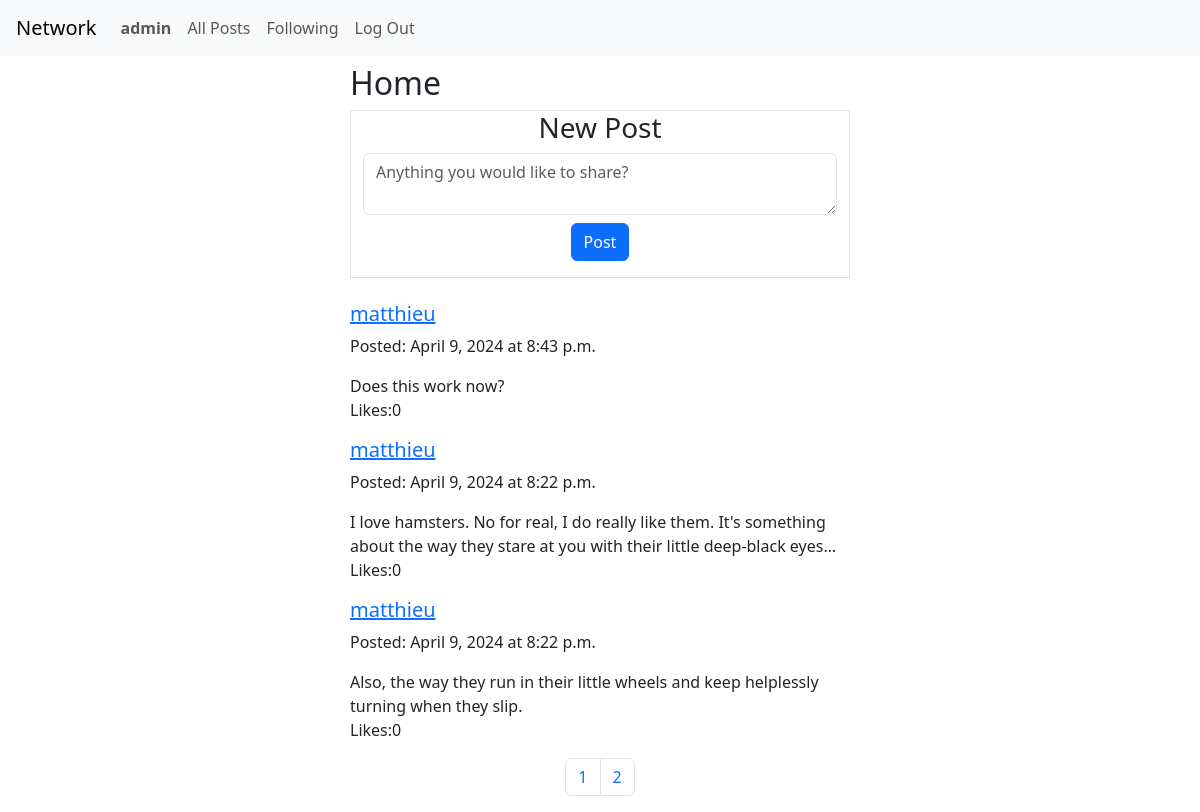
/?page_number=2 (signed in), run on the app's committed database.
### network/models.py (models this page shows, shortened)
class User(AbstractUser):
    follows = models.ManyToManyField('self', symmetrical=False, related_name='follower', blank=True)
    def __str__(self):
        return self.username

class Post(models.Model):
    content = models.TextField(max_length= 500)
    creation_date = models.DateField(default=timezone.now().date())
    creation_time = models.TimeField(default=timezone.now().time())
    user = models.ForeignKey(User, on_delete=models.CASCADE, related_name="posts")

### network/views.py (the view, shortened to what this page needs)
# urls.py: path("", views.index, name="index"),
def index(request):
    posts = Post.objects.order_by("-creation_date", "-creation_time")
    paginator = Paginator(posts, 10)
    pages_total = paginator.count
    if request.GET.get('ajax') == 'True':
        data = json.loads(request.body)
        page_number = data.get("page_number")
        return JsonResponse({"message":"page number received"})
    if request.method == 'GET':
        user = request.user
        postform = PostForm()
        page_number = request.GET.get("page_number", 1)
        return render(request, "network/index.html",{
            "postform":postform,
            "recent_posts":paginator.page(page_number),
            "user":user,
            "paginator":paginator,
            "pages_total":pages_total,
        })

### network/forms.py (shortened to what this page needs)
class PostForm(forms.Form):
    content = forms.CharField(widget=forms.Textarea(attrs={'class': 'form-control mb-2',
                                                            'cols': 10,
                                                            'rows': 2,
                                                            'placeholder' : 'Anything you would like to share?'
                                                            }),
                            max_length= 500)

### network/templates/network/index.html (shortened to what this page needs)
{% extends "network/layout.html" %}
{% block body %}
    <div class ="container-fluid">
        <div class="row justify-content-center text-left-align" >
            <div class="col-5 ms-0 ps-0">
                <h2>Home</h2>
            </div>
        </div>
        <div id="new_post" class="row justify-content-center text-center mb-4 " >
            <div class="col-5 border">
                <h3>New Post</h3>
                <form action="" method="post">
                {{postform.content}}
                    <button type="submit" class="btn btn-primary mb-3" value="Submit">Post</button>
                </form>
            </div>
        </div>
        {% for post in recent_posts %}
            <div class="row justify-content-center text-left-aligned">
                <div class="col-5 ms-0 ps-0">
                    <a href="{{post.user.username}}"><h5 id="{{post.user}}">{{post.user}}</h5></a>
                    <p>Posted: {{post.creation_date}} at {{post.creation_time}}</p>
                    <span class="text-break">{{post.content}}</span>
                    <p>Likes:0</p>
                </div>
            </div>
        {% endfor %}
        <nav id="pagination">
            <ul class="pagination justify-content-center">
              {% for page in paginator %}
              <li id="{{page.number}}" class="page-item"><a class="page-link" href="{% url 'index' %}?page_number={{ page.number }}">{{page.number}}</a></li>
              {% endfor %}
            </ul>
          </nav>
    </div>
{% endblock %}

### network/templates/network/layout.html (shortened to what this page needs)
{% load static %}
<!DOCTYPE html>
<html lang="en">
    <head>
        <link href="{% static 'network/node_modules/bootstrap/dist/css/bootstrap.min.css' %}" rel="stylesheet">
        <link href="{% static 'network/styles.css' %}" rel="stylesheet">
    </head>
    <body>
        <nav class="navbar navbar-expand-lg navbar-light bg-light mb-2">
            <a class="navbar-brand ms-3" href="#">Network</a>
            <div>
                <ul class="navbar-nav mr-auto">
                {% if user.is_authenticated %}
                    <li class="nav-item">
                        <a class="nav-link" href="{{user.username}}"><strong>{{ user.username }}</strong></a>
                    </li>
                {% endif %}
                <li class="nav-item">
                    <a class="nav-link" href="{% url 'index' %}">All Posts</a>
                </li>
                {% if user.is_authenticated %}
                    <li class="nav-item">
                        <a class="nav-link" href="{% url 'following' %}">Following</a>
                    </li>
                    <li class="nav-item">
                        <a class="nav-link" href="{% url 'logout' %}">Log Out</a>
                    </li>
                {% endif %}
                </ul>
            </div>
            </nav>
        <div class="body">
            {% block body %}
            {% endblock %}
        </div>
    </body>
</html>

### data on the page
User: username "admin"
Post: user "matthieu", creation_date "April 9, 2024", creation_time "8:43 p.m.", content "Does this work now?"
Post: user "matthieu", creation_date "April 9, 2024", creation_time "8:22 p.m.", content "I love hamsters. No for real, I do really like them. It's something about the way they stare at you with their little deep-black eyes..."
Post: user "matthieu", creation_date "April 9, 2024", creation_time "8:22 p.m.", content "Also, the way they run in their little wheels and keep helplessly turning when they slip."

### other printed values
{{ page.number }} "1" "2"
